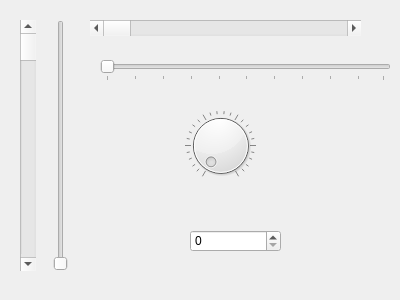
<?xml version="1.0" encoding="UTF-8"?>
<ui version="4.0">
 <class>Dialog312</class>
 <widget class="QWidget" name="Dialog312">
  <property name="geometry">
   <rect>
    <x>0</x>
    <y>0</y>
    <width>400</width>
    <height>300</height>
   </rect>
  </property>
  <property name="windowTitle">
   <string>MyWidget</string>
  </property>
  <widget class="QSlider" name="horizontalSlider">
   <property name="geometry">
    <rect>
     <x>100</x>
     <y>60</y>
     <width>291</width>
     <height>21</height>
    </rect>
   </property>
   <property name="orientation">
    <enum>Qt::Horizontal</enum>
   </property>
   <property name="invertedControls">
    <bool>false</bool>
   </property>
   <property name="tickPosition">
    <enum>QSlider::TicksBelow</enum>
   </property>
   <property name="tickInterval">
    <number>10</number>
   </property>
  </widget>
  <widget class="QSlider" name="verticalSlider">
   <property name="geometry">
    <rect>
     <x>50</x>
     <y>20</y>
     <width>21</width>
     <height>251</height>
    </rect>
   </property>
   <property name="tracking">
    <bool>true</bool>
   </property>
   <property name="orientation">
    <enum>Qt::Vertical</enum>
   </property>
   <property name="tickPosition">
    <enum>QSlider::NoTicks</enum>
   </property>
   <property name="tickInterval">
    <number>0</number>
   </property>
  </widget>
  <widget class="QDial" name="dial">
   <property name="geometry">
    <rect>
     <x>160</x>
     <y>110</y>
     <width>121</width>
     <height>71</height>
    </rect>
   </property>
   <property name="orientation">
    <enum>Qt::Horizontal</enum>
   </property>
   <property name="invertedAppearance">
    <bool>false</bool>
   </property>
   <property name="invertedControls">
    <bool>false</bool>
   </property>
   <property name="wrapping">
    <bool>false</bool>
   </property>
   <property name="notchesVisible">
    <bool>true</bool>
   </property>
  </widget>
  <widget class="QScrollBar" name="verticalScrollBar">
   <property name="geometry">
    <rect>
     <x>20</x>
     <y>20</y>
     <width>16</width>
     <height>251</height>
    </rect>
   </property>
   <property name="orientation">
    <enum>Qt::Vertical</enum>
   </property>
  </widget>
  <widget class="QScrollBar" name="horizontalScrollBar">
   <property name="geometry">
    <rect>
     <x>90</x>
     <y>20</y>
     <width>271</width>
     <height>16</height>
    </rect>
   </property>
   <property name="orientation">
    <enum>Qt::Horizontal</enum>
   </property>
   <property name="invertedControls">
    <bool>false</bool>
   </property>
  </widget>
  <widget class="QSpinBox" name="spinBox">
   <property name="geometry">
    <rect>
     <x>190</x>
     <y>230</y>
     <width>91</width>
     <height>22</height>
    </rect>
   </property>
  </widget>
 </widget>
 <layoutdefault spacing="6" margin="11"/>
 <resources/>
 <connections>
  <connection>
   <sender>dial</sender>
   <signal>sliderMoved(int)</signal>
   <receiver>verticalScrollBar</receiver>
   <slot>setValue(int)</slot>
   <hints>
    <hint type="sourcelabel">
     <x>205</x>
     <y>143</y>
    </hint>
    <hint type="destinationlabel">
     <x>31</x>
     <y>120</y>
    </hint>
   </hints>
  </connection>
  <connection>
   <sender>dial</sender>
   <signal>sliderMoved(int)</signal>
   <receiver>verticalSlider</receiver>
   <slot>setValue(int)</slot>
   <hints>
    <hint type="sourcelabel">
     <x>167</x>
     <y>165</y>
    </hint>
    <hint type="destinationlabel">
     <x>60</x>
     <y>165</y>
    </hint>
   </hints>
  </connection>
  <connection>
   <sender>dial</sender>
   <signal>valueChanged(int)</signal>
   <receiver>horizontalScrollBar</receiver>
   <slot>setValue(int)</slot>
   <hints>
    <hint type="sourcelabel">
     <x>181</x>
     <y>113</y>
    </hint>
    <hint type="destinationlabel">
     <x>182</x>
     <y>28</y>
    </hint>
   </hints>
  </connection>
  <connection>
   <sender>dial</sender>
   <signal>sliderMoved(int)</signal>
   <receiver>horizontalSlider</receiver>
   <slot>setValue(int)</slot>
   <hints>
    <hint type="sourcelabel">
     <x>265</x>
     <y>117</y>
    </hint>
    <hint type="destinationlabel">
     <x>263</x>
     <y>68</y>
    </hint>
   </hints>
  </connection>
  <connection>
   <sender>dial</sender>
   <signal>sliderMoved(int)</signal>
   <receiver>spinBox</receiver>
   <slot>setValue(int)</slot>
   <hints>
    <hint type="sourcelabel">
     <x>224</x>
     <y>175</y>
    </hint>
    <hint type="destinationlabel">
     <x>216</x>
     <y>235</y>
    </hint>
   </hints>
  </connection>
  <connection>
   <sender>spinBox</sender>
   <signal>valueChanged(int)</signal>
   <receiver>dial</receiver>
   <slot>setValue(int)</slot>
   <hints>
    <hint type="sourcelabel">
     <x>247</x>
     <y>230</y>
    </hint>
    <hint type="destinationlabel">
     <x>234</x>
     <y>167</y>
    </hint>
   </hints>
  </connection>
 </connections>
</ui>
